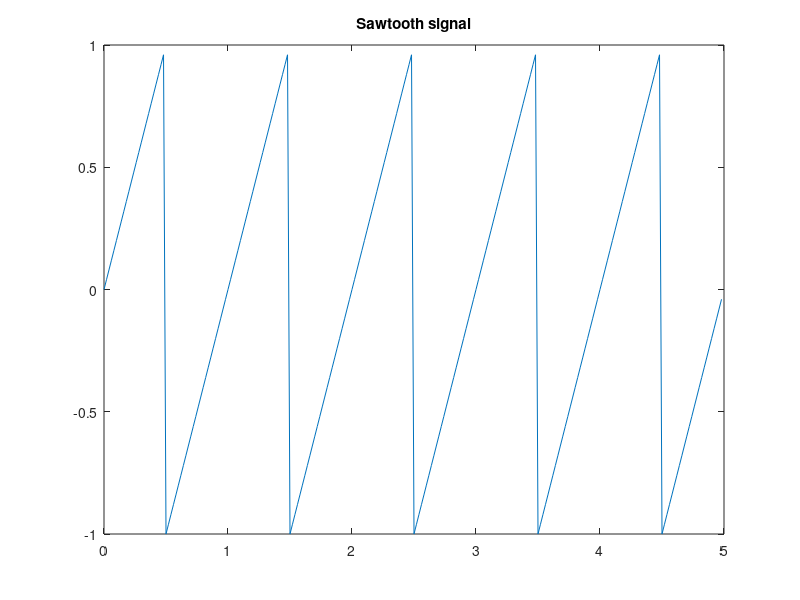

MATLAB code for this plot:
clc;
clear all;

% compute sawtooth signal for initial interval
t = -1/2:2/100:1/2-2/100; % Time vector
a = 2;
x = a*t; % Signal

% copy over different period
trailing_samples = length(t)/2;
t_0_5 = cat(2, t, t+1, t+2, t+3, t+4, t+5);
x_0_5 = cat(2, x, x, x, x, x, x);
t_0_5 = t_0_5(trailing_samples+1:(end-trailing_samples));
x_0_5 = x_0_5(trailing_samples+1:(end-trailing_samples));

% plot sawtooth signal
plot(t_0_5,x_0_5)
title('Sawtooth signal')
